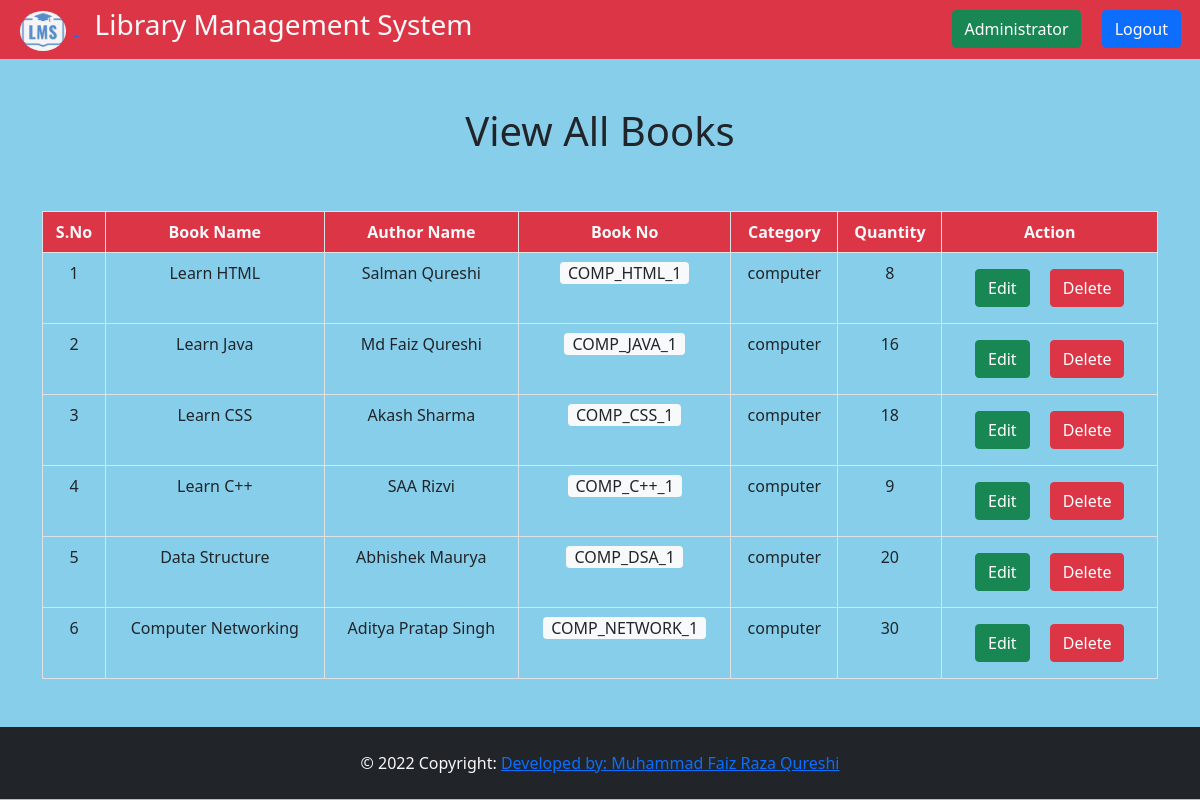
/viewallbooks, run on the app's committed database.
### LibMangSys/models.py (models this page shows, shortened)
class Book(models.Model):
    bookname = models.CharField('book name',max_length=30)
    authorname = models.CharField('author name',max_length=30)
    bookno = models.CharField('bookno',max_length=30)
    category = models.CharField('catogory',max_length=10)
    quantity = models.IntegerField('quantity')

### LibMangSys/views.py (the view)
# urls.py: path('viewallbooks',views.viewallbooks,name="view-all-books"),
def viewallbooks(request):
    data = Book.objects.all()
    count = Book.objects.all().count()
    return render(request,'LibMangSys/Library Management/viewallbooks.html',{"bookdata":data,"bookcount":count})

### LibMangSys/templates/LibMangSys/Library Management/viewallbooks.html (shortened to what this page needs)
{% extends 'LibMangSys/Library Management/basic.html' %}
{% block 'adminbutton' %}
 {% include 'LibMangSys/Library Management/adminbutton.html' %}
{% endblock  %}
{% block body %}
<h1 class="text-center p-5">View All Books</h1>
<div class="container">
    <table class="table table-bordered">
        <tr class="bg-danger text-light text-center">
            <th>S.No</th>
            <th>Book Name</th>
            <th>Author Name</th>
            <th>Book No</th>
            <th>Category</th>
            <th>Quantity</th>
            <th>Action</th>
        </tr>
        {% for var in bookdata %}
        <tr class="text-center">
            <td>{{ forloop.counter }}</td>
            <td>{{ var.bookname }}</td>
            <td>{{ var.authorname }}</td>
            <td><span class="bg-light px-2 rounded">{{ var.bookno }}<span></td>
            <td>{{ var.category }}</td>
            <td>{{ var.quantity }}</td>
            <td>
                <form action="{% url 'delete-book' %}" method="get">
                    <a href="{% url 'edit-book' var.id %}" class="btn btn-success m-2">Edit</a>
                    <button type="submit" class="btn btn-danger m-2">Delete</button>
                </form>
            </td>
        </tr>
        {% endfor %}
    </table>
</div>
{% endblock %}

### LibMangSys/templates/LibMangSys/Library Management/basic.html (shortened to what this page needs)
<!doctype html>
<html lang="en">
  <head>
    <link href="https://cdn.jsdelivr.net/npm/bootstrap@5.1.3/dist/css/bootstrap.min.css" rel="stylesheet">
    {% load static %}
	  <link rel="stylesheet" href="{% static 'LibMangSys/css/style.css' %}">
  </head>
  <body>
  <nav class="navbar navbar-expand-lg navbar-danger bg-danger text-light position-sticky sticky-top">
    <div class="container-fluid">
        <div>
        <a href="{% url 'index' %}">
            <div class="logo d-inline mx-2"><img src="{% static 'LibMangSys/images/logo.png' %}" alt="" class="src"
                    style="height: 40px; border-radius: 50%;"></div>
        </a>
        <h3 class="d-inline px-3 py-2">Library Management System</h3>
        </div>
        <div style="position:relative; top:0%; right:0.5%; width:fit-content;">
            <form action="{% url 'logout' %}" method="POST" style="position:relative; top:0%; right:0.5%; width:fit-content;">
			    {% block 'adminbutton' %}{% endblock  %}
                <button class="btn btn-primary" type="submit">Logout</button>
            </form>
        </div>
    </div>
</nav>
  {% block body %}{% endblock  %}
  <div class="footer-copyright text-center py-4 bg-dark text-light mt-5">© 2022 Copyright:
    <a href="https://mdbootstrap.com/"> Developed by: Muhammad Faiz Raza Qureshi</a>
  </div>
  </body>
</html>

### LibMangSys/templates/LibMangSys/Library Management/adminbutton.html
<a href="{% url 'administrator' %}" class="btn btn-success mx-3">Administrator</a>

### LibMangSys/static/LibMangSys/css/style.css (style rules this page uses)
* { margin: 0; padding: 0; box-sizing: border-box; }
body { background: skyblue; }

### data on the page
Book: bookname "Learn HTML", authorname "Salman Qureshi", bookno "COMP_HTML_1", category "computer", quantity "8"
Book: bookname "Learn Java", authorname "Md Faiz Qureshi", bookno "COMP_JAVA_1", category "computer", quantity "16"
Book: bookname "Learn CSS", authorname "Akash Sharma", bookno "COMP_CSS_1", category "computer", quantity "18"
Book: bookname "Learn C++", authorname "SAA Rizvi", bookno "COMP_C++_1", category "computer", quantity "9"
Book: bookname "Data Structure", authorname "Abhishek Maurya", bookno "COMP_DSA_1", category "computer", quantity "20"
Book: bookname "Computer Networking", authorname "Aditya Pratap Singh", bookno "COMP_NETWORK_1", category "computer", quantity "30"
